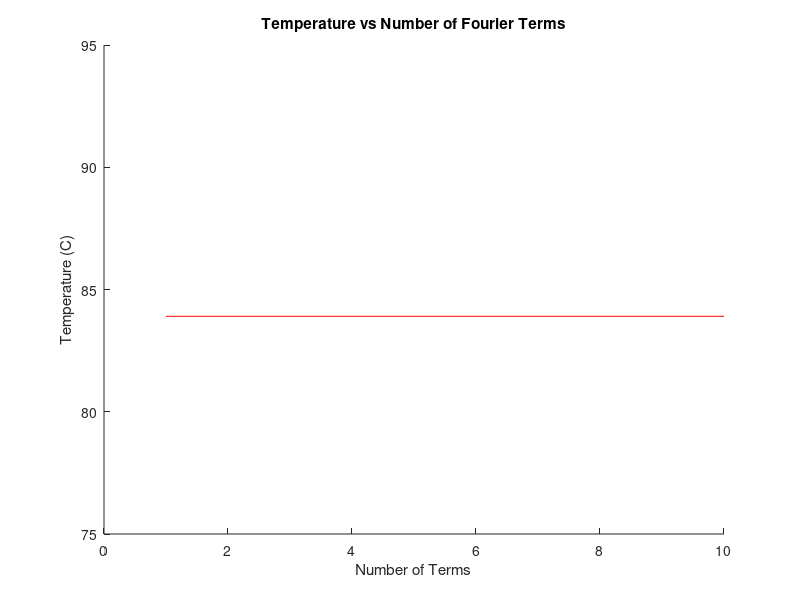

Source code (MATLAB):
%% 8======================================================================D
% Author: TEAM
% Date: 10/22/2015
% Class: ASEN 3113
% Experimental Lab #2
% Problem: 3
%% 8======================================================================D
%% Initial Clearance 8====================================================D
clear all;
close all;
clc;

%% Variables 8============================================================D

% Memory allocation for iterative calculation arrays
lamda = zeros;
B = zeros;
trans = zeros;
Temp = zeros;

% Constants
x = 3;
t = 1000;
n = linspace(1,10,10);
T_0 = 5;
alpha = 0.0744;
H = 26.32;
L = 5.0004;
p = 10;
homo = T_0 + (H*x);

%% General Solution Calculation 8=========================================D

for i = 1:p
    
    lamda(1,i) = (((2*(i)) - 1) * pi) / (2*L);
    
    B(1,i) = (-8*H*L*((-1)^(i+1))) / ((((2*i) - 1)*pi)^2);
    
    trans(1,i) = B(1,i) * sin(lamda(1,i)*x) * exp(-((lamda(1,i))^2)*alpha*t);
    
    Temp(1,i) = homo + sum(trans);
    
end

%% Plot for Convergence 8=================================================D

figure;
hold on;
title('Temperature vs Number of Fourier Terms')
xlabel('Number of Terms')
ylabel('Temperature (C)')
plot(n,Temp,'r')
hold off;

%% END 8==================================================================D